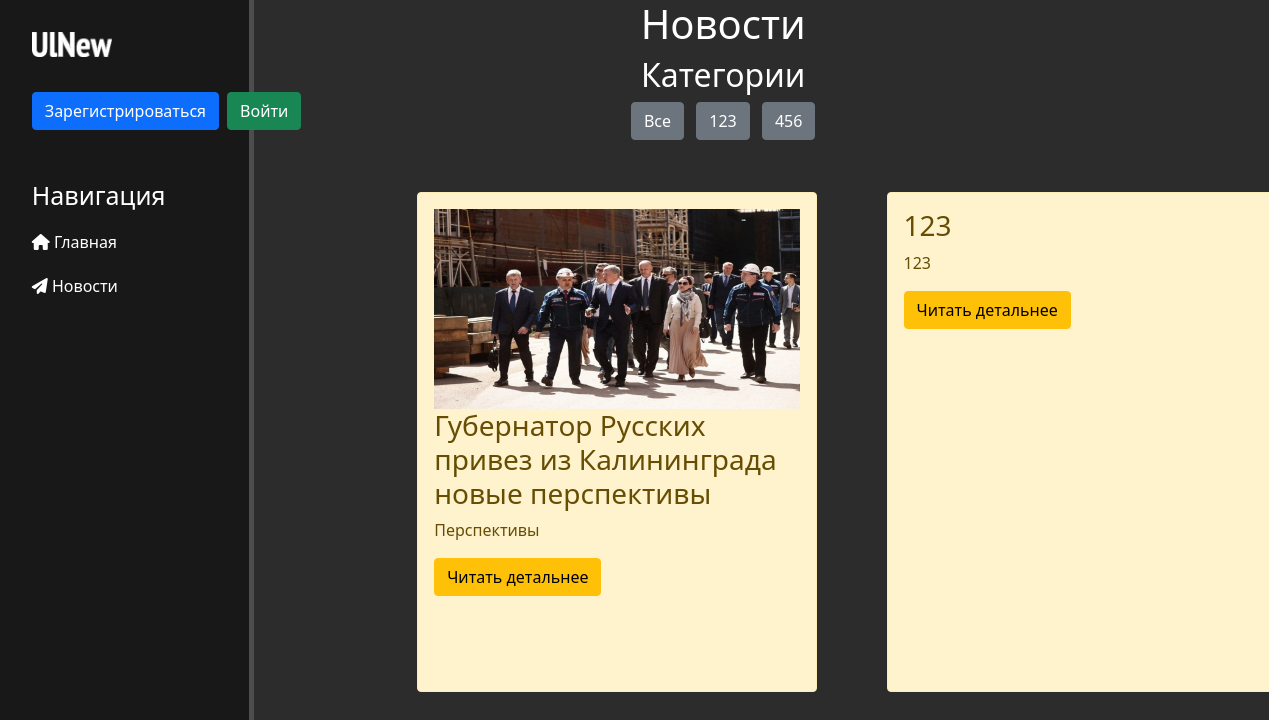
/news/news/?category=1, run on the app's committed database.
### news/models.py (models this page shows, shortened)
class Category(models.Model):
    name = models.CharField('Категория', max_length=100)

class Articles(models.Model):
    title = models.CharField('Название', max_length=100)
    anons = models.CharField('Анонс', max_length=100)
    full_text = models.TextField('Статья')
    date = models.DateTimeField('Дата публикации')
    image = models.ImageField('Изображение', upload_to='news_images/', null=True, blank=True)
    category = models.ForeignKey(Category, on_delete=models.CASCADE, verbose_name='Категория', null=True)
    class Meta:
        verbose_name = 'Новость'
        verbose_name_plural = 'Новости'

### news/views.py (the view)
# urls.py: path('news/', views.news_home, name='news_home'),
def news_home(request):
    news = Articles.objects.all()
    categories = Category.objects.all()
    selected_category = request.GET.get('category')
    if selected_category:
        news = news.filter(category_id=selected_category)
    return render(request, 'news/news_home.html', {'news': news, 'categories': categories})

### news/templates/news/news_home.html (shortened to what this page needs)
{% extends 'main/layout.html' %}
{% block content %}
    <div class="container text-center">
        <h1 style="color:#ffff;">Новости</h1>
        <div class="row mb-3">
            <div class="col-md-12">
                <h2 style="color:#ffff;">Категории</h2>
                <ul class="list-inline">
                    <li class="list-inline-item"><a href="{% url 'news_home' %}" class="btn btn-secondary">Все</a></li>
                    {% for category in categories %}
                        <li class="list-inline-item"><a href="?category={{ category.id }}" class="btn btn-secondary">{{ category.name }}</a></li>
                    {% endfor %}
                </ul>
            </div>
        </div>
        <div class="row">
            {% if news %}
                {% for el in news %}
                    <div class="col-md-6">
                        <div class="alert alert-warning">
                            {% if el.image %}
                                <img src="{{ el.image.url }}" alt="{{ el.title }} Image" class="img-fluid" style="width: 100%; height: 200px">
                            {% endif %}
                            <h3>{{ el.title }}</h3>
                            <p>{{ el.anons }}</p>
                            <a href="{% url 'news-detail' el.id %}" class="btn btn-warning">Читать детальнее</a>
                        </div>
                    </div>
                {% endfor %}
            {% else %}
                <p>У вас нет записей</p>
            {% endif %}
        </div>
    </div>
{% endblock %}

### main/static/main/css/main.css (style rules this page uses)
body { background: #2c2c2c !important; }
.alert-warning { float: left; clear: both; width: 400px; margin: 20px 34%; text-align: left; }

### news/templates/news/news_home.html (style rules this page uses)
.alert { height: 500px; }

### data on the page
Category: name "123"
Category: name "456"
Articles: image (picture), title "Губернатор Русских привез из Калининграда новые перспективы", anons "Перспективы"
Articles: title "123", anons "123"
